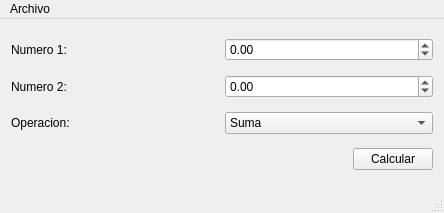
<?xml version="1.0" encoding="UTF-8"?>
<ui version="4.0">
 <class>MainWindow</class>
 <widget class="QMainWindow" name="MainWindow">
  <property name="geometry">
   <rect>
    <x>0</x>
    <y>0</y>
    <width>444</width>
    <height>213</height>
   </rect>
  </property>
  <property name="windowTitle">
   <string>Calculadora</string>
  </property>
  <widget class="QWidget" name="centralWidget">
   <layout class="QVBoxLayout" name="verticalLayout">
    <item>
     <layout class="QHBoxLayout" name="horizontalLayout">
      <item>
       <widget class="QLabel" name="label">
        <property name="text">
         <string>Numero 1:</string>
        </property>
       </widget>
      </item>
      <item>
       <widget class="QDoubleSpinBox" name="numero1">
        <property name="minimum">
         <double>-99999999999989992390656.000000000000000</double>
        </property>
        <property name="maximum">
         <double>9999999999999000576.000000000000000</double>
        </property>
       </widget>
      </item>
     </layout>
    </item>
    <item>
     <layout class="QHBoxLayout" name="horizontalLayout_2">
      <item>
       <widget class="QLabel" name="label_2">
        <property name="text">
         <string>Numero 2:</string>
        </property>
       </widget>
      </item>
      <item>
       <widget class="QDoubleSpinBox" name="numero2">
        <property name="minimum">
         <double>-9999999999999989760.000000000000000</double>
        </property>
        <property name="maximum">
         <double>999999999999998976.000000000000000</double>
        </property>
       </widget>
      </item>
     </layout>
    </item>
    <item>
     <layout class="QHBoxLayout" name="horizontalLayout_3">
      <item>
       <widget class="QLabel" name="label_3">
        <property name="text">
         <string>Operacion:</string>
        </property>
       </widget>
      </item>
      <item>
       <widget class="QComboBox" name="operacion">
        <item>
         <property name="text">
          <string>Suma</string>
         </property>
        </item>
        <item>
         <property name="text">
          <string>Resta</string>
         </property>
        </item>
        <item>
         <property name="text">
          <string>Multiplicacion</string>
         </property>
        </item>
        <item>
         <property name="text">
          <string>Division</string>
         </property>
        </item>
       </widget>
      </item>
     </layout>
    </item>
    <item>
     <layout class="QHBoxLayout" name="horizontalLayout_4">
      <item>
       <spacer name="horizontalSpacer">
        <property name="orientation">
         <enum>Qt::Horizontal</enum>
        </property>
        <property name="sizeHint" stdset="0">
         <size>
          <width>40</width>
          <height>20</height>
         </size>
        </property>
       </spacer>
      </item>
      <item>
       <widget class="QPushButton" name="calcular">
        <property name="text">
         <string>Calcular</string>
        </property>
       </widget>
      </item>
     </layout>
    </item>
   </layout>
  </widget>
  <widget class="QMenuBar" name="menuBar">
   <property name="geometry">
    <rect>
     <x>0</x>
     <y>0</y>
     <width>444</width>
     <height>22</height>
    </rect>
   </property>
   <widget class="QMenu" name="menuArchivo">
    <property name="title">
     <string>Archivo</string>
    </property>
    <addaction name="actionSalir"/>
   </widget>
   <addaction name="menuArchivo"/>
  </widget>
  <widget class="QStatusBar" name="statusBar"/>
  <action name="actionSalir">
   <property name="text">
    <string>Salir</string>
   </property>
  </action>
 </widget>
 <layoutdefault spacing="6" margin="11"/>
 <resources/>
 <connections/>
</ui>
